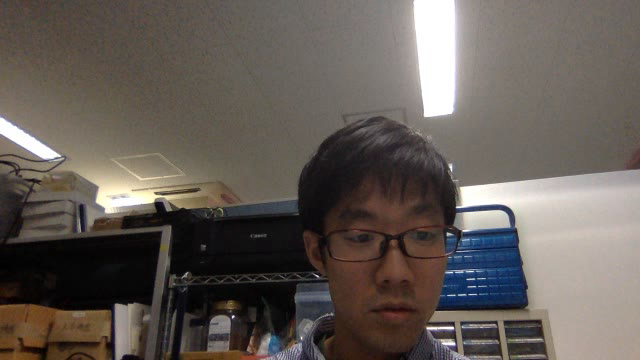
#> input picture frame 6 of test_datas/test_video_org.avi, 640 x 360 px, given in place of test_video.mov, which was not available
$ python video_read_test.py
#> lines starting #> are read from the running program, lines starting #| are printed output that depends on the picture
# -*- coding: utf-8 -*-
import numpy as np
import cv2

cap = cv2.VideoCapture("/Users/satousuguru/workspace/programing/python/emotion_recognition/test_datas/test_video.mov")
fps = cap.get(cv2.CAP_PROP_FPS)

while(cap.isOpened()):
    ret, frame = cap.read()
#> frame is the input picture: shape (360, 640, 3); mean B, G, R 87, 92.5, 100.3
    if ret:
        gray = cv2.cvtColor(frame, cv2.COLOR_BGR2GRAY)
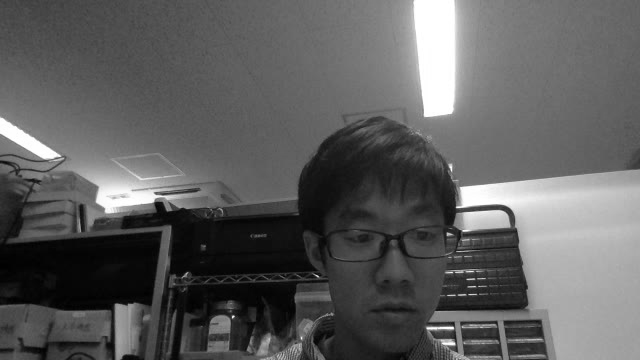
#> gray: shape (360, 640); min 0, max 255, mean 94.1
        cv2.imshow('frame',gray)
        if cv2.waitKey(int(fps)) & 0xFF == ord('q'):
#> (key q is pressed here)
            break
    else:
        break

cap.release()
cv2.destroyAllWindows()

$ run again, starting later in the video
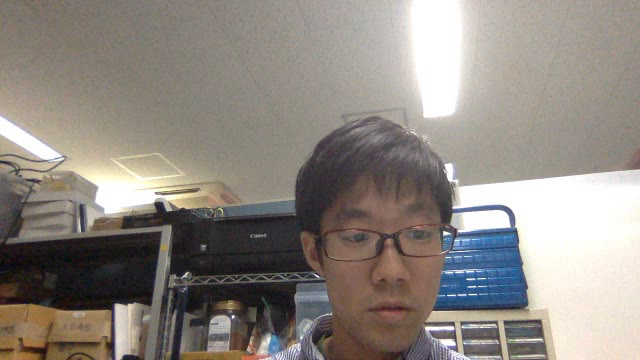
#> input picture frame 28 of test_datas/test_video_org.avi, 640 x 360 px, given in place of test_video.mov, which was not available
#> frame is the input picture: shape (360, 640, 3); mean B, G, R 129.8, 136.2, 143.2
#> `gray = cv2.cvtColor(frame, cv2.COLOR_BGR2GRAY)`:
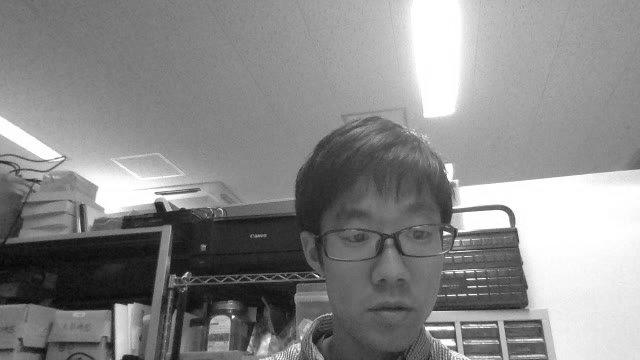
#> gray: shape (360, 640); min 6, max 255, mean 137.5

$ run again, starting later in the video
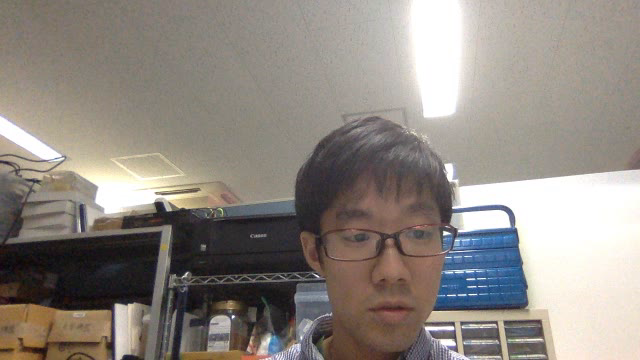
#> input picture frame 50 of test_datas/test_video_org.avi, 640 x 360 px, given in place of test_video.mov, which was not available
#> frame is the input picture: shape (360, 640, 3); mean B, G, R 130.4, 137, 144
#> `gray = cv2.cvtColor(frame, cv2.COLOR_BGR2GRAY)`:
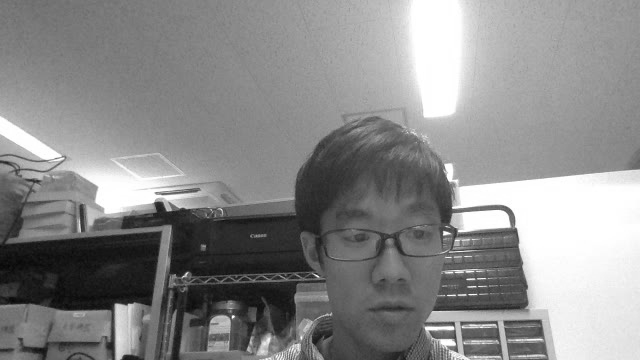
#> gray: shape (360, 640); min 6, max 255, mean 138.2
